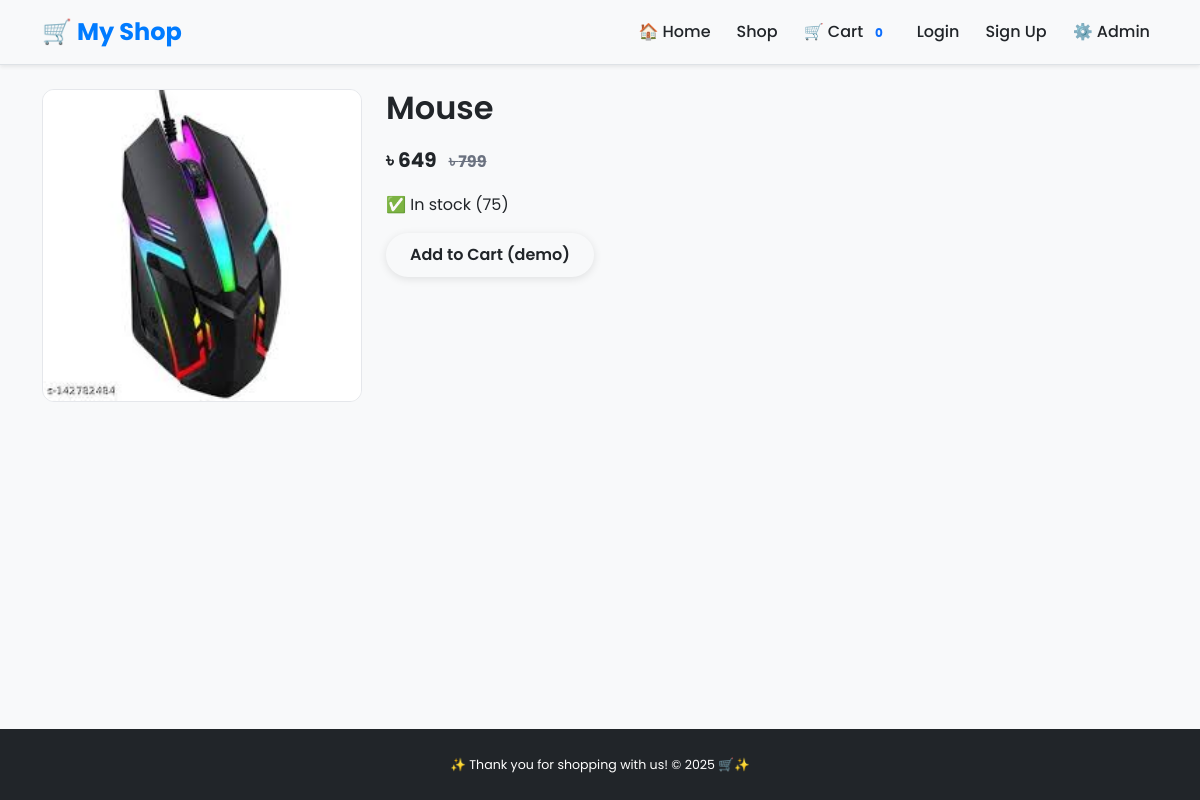
The app's page /catalog/different-electronics-gadgets/mouse/ with its own data.
### catalog/models.py (models this page shows, shortened)
class Product(models.Model):
    category = models.ForeignKey(Category, related_name='products', on_delete=models.CASCADE)
    title = models.CharField(max_length=180)
    slug = models.SlugField(max_length=220, blank=True, unique=True)
    short_description = models.CharField(max_length=250, blank=True)
    price = models.DecimalField(max_digits=10, decimal_places=2)
    old_price = models.DecimalField(max_digits=10, decimal_places=2, null=True, blank=True)
    stock = models.PositiveIntegerField(default=0)
    is_active = models.BooleanField(default=True)
    image = models.ImageField(upload_to='products/%Y/%m/%d/', blank=True, null=True)
    created = models.DateTimeField(auto_now_add=True)
    updated = models.DateTimeField(auto_now=True)
    class Meta:
        ordering = ['-created']
    @property
    def in_stock(self):
        return self.stock > 0

### catalog/views.py (the view)
# urls.py: path('<slug:category_slug>/<slug:slug>/', ProductDetailView.as_view(), name='product_detail'),
class ProductDetailView(DetailView):
    model = Product
    template_name = 'catalog/product_detail.html'
    context_object_name = 'product'
    def get_object(self):
        category = get_object_or_404(Category, slug=self.kwargs['category_slug'])
        return get_object_or_404(Product, category=category, slug=self.kwargs['slug'], is_active=True)

### orders/cart.py (called while the page is built)
    def __len__(self):
        return sum(int(item["qty"]) for item in self.cart.values())

    @property
    def subtotal(self):
        return sum(Decimal(i.get("price", 0)) * i.get("qty", 0) for i in self.cart.values())

### orders/context_processors.py (called while the page is built)
def cart_summary(request):
    cart = Cart(request)
    return {
        "cart": cart,                 # ✅ return the cart object
        "cart_count": len(cart),      # optional shortcut
        "cart_subtotal": cart.subtotal,
    }

### Templates/catalog/product_detail.html (shortened to what this page needs)
{% extends "base.html" %}
{% block content %}
<div style="display:grid;grid-template-columns:320px 1fr;gap:24px;align-items:start">
  <img src="{{ product.image.url|default:'/static/no-image.png' }}" alt="{{ product.title }}" style="width:100%;border-radius:12px;border:1px solid #e5e7eb">
  <div>
    <h2 style="margin-top:0">{{ product.title }}</h2>
    <p style="font-size:20px;font-weight:700">৳ {{ product.price|floatformat:"0" }}
      {% if product.old_price %}<span style="text-decoration:line-through;color:#6b7280;font-size:16px;margin-left:8px;">৳ {{ product.old_price|floatformat:"0" }}</span>{% endif %}
    </p>
    <p>{% if product.in_stock %}✅ In stock ({{ product.stock }}){% else %}❌ Out of stock{% endif %}</p>
    <a href="#" class="btn">Add to Cart (demo)</a>
  </div>
</div>
{% endblock %}

### static/css/main.css (style rules this page uses)
:root { --primary-color: #007bff; --secondary-color: #6c757d; --background-color: #f8f9fa; --surface-color: #ffffff; --text-color: #212529; --border-color: #dee2e6; --border-radius: 0.75rem; --box-shadow: 0 4px 12px rgba(0, 0, 0, 0.08); }
body { font-family: 'Poppins', system-ui, -apple-system, "Segoe UI", Roboto, "Helvetica Neue", Arial, sans-serif; margin: 0; padding: 0; background-color: var(--background-color); color: var(--text-color); line-height: 1.6; }
h1, h2, h3, h4, h5, h6 { font-weight: 600; }
.btn { font-weight: 600; border-radius: 50px; padding: 0.6rem 1.5rem; border: none; box-shadow: 0 2px 8px rgba(0, 0, 0, 0.1); transition: all 0.2s ease-in-out; }

### records on screen
Product: image (picture), title "Mouse", price "649", old_price "799", stock "75"

### other values on screen
{{ cart|length }} "0"
